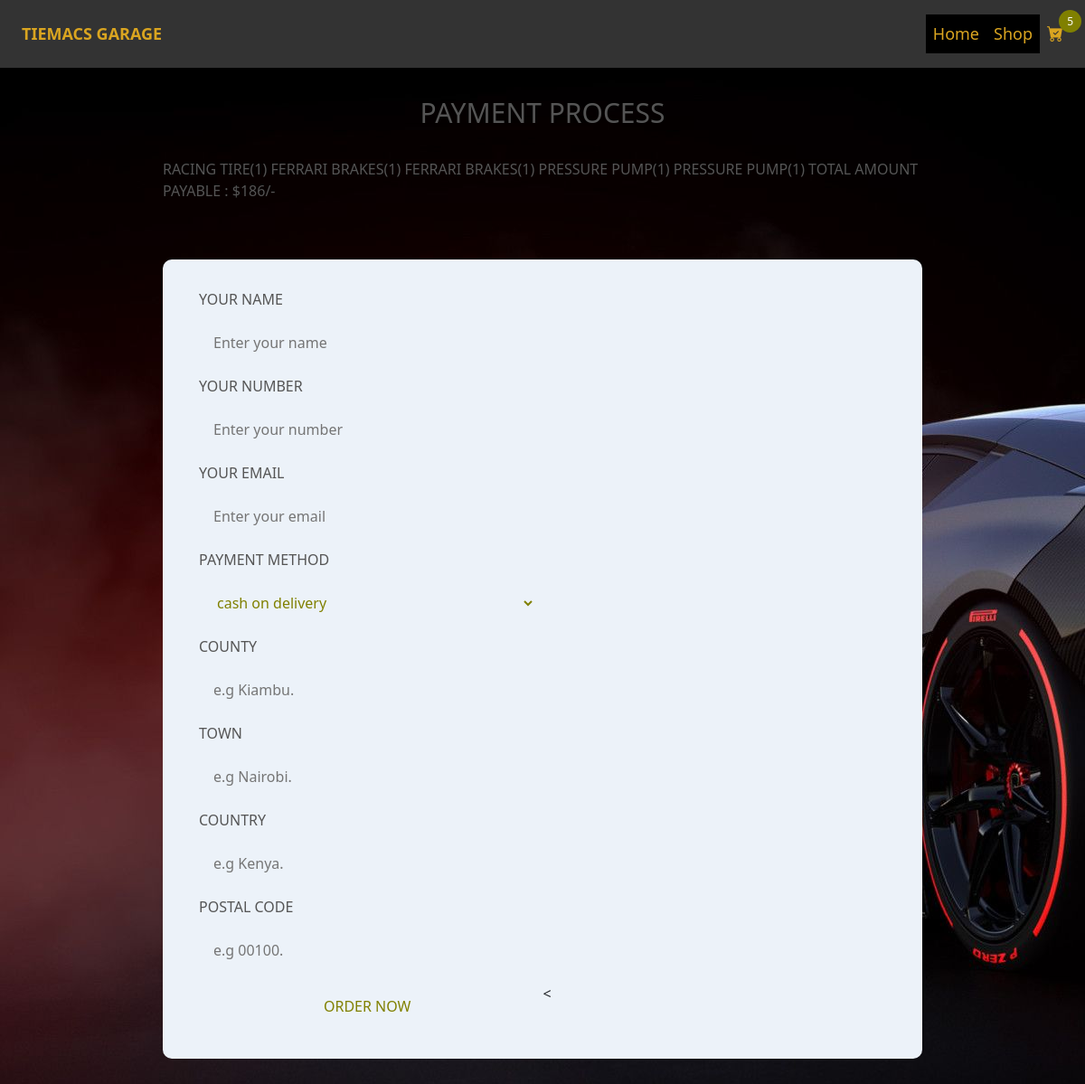
The page /checkout.php on the database its author committed.
### tables this page shows
CREATE TABLE `cart` (
  `id` int(255) NOT NULL,
  `name` varchar(255) NOT NULL,
  `price` varchar(255) NOT NULL,
  `image` varchar(255) NOT NULL,
  `quantity` varchar(255) NOT NULL
);

### checkout.php (the view, shortened to what this page needs)
<?php
include 'connection.php';
?>
<!Doctype html>
<html lang="en">
  <head>
    <link rel="stylesheet" type="text/css" href="https://cdn.jsdelivr.net/npm/bootstrap@5.2.3/dist/css/bootstrap.min.css">
    <link rel="stylesheet" type="text/css" href="styles.css">
  </head>
  <body>
    <?php include 'header.php' ?>
    <div class="checkout-form">
        <h1>payment process</h1>
        <div class="display-oeder">
            <?php
            $select_cart=mysqli_query($conn, "SELECT * FROM cart");
            $total=0;
            $grand_total=0;
            if (mysqli_num_rows($select_cart)>0) {
                while($fetch_cart=mysqli_fetch_assoc($select_cart)) {
                    $total_price = $fetch_cart['price']* $fetch_cart['quantity'];
                    $grand_total = $total += $total_price;
            ?>
            <span><?= $fetch_cart['name']; ?>(<?= $fetch_cart['quantity']; ?>)</span>
            <?php
                   }
            }
            ?>
            <span class="grand-total">Total amount payable : $<?= $grand_total; ?>/-</span>
        </div>
        <form method="POST">
            <div class="input-field">
                <span>your name</span>
                <input type="text" name="name" placeholder="Enter your name" required>
            </div>
            <div class="input-field">
                <span>your number</span>
                <input type="number" name="number" placeholder="Enter your number" required>
            </div>
            <div class="input-field">
                <span>your email</span>
                <input type="email" name="email" placeholder="Enter your email" required>
            </div>
            <div class="input-field">
                <span>payment method</span>
                <select name="payment-method">
                    <option value="cash on delivery">cash on delivery</option>
                </select>
            </div>
            <div class="input-field">
                <span>County</span>
                <input type="text" name="address" placeholder="e.g Kiambu." required>
            </div>
            <div class="input-field">
                <span>town</span>
                <input type="text" name="town" placeholder="e.g Nairobi." required>
            </div>
            <div class="input-field">
                <span>country</span>
                <input type="text" name="country" placeholder="e.g Kenya." required>
            </div>
            <div class="input-field">
                <span>postal code</span>
                <input type="text" name="pin" placeholder="e.g 00100." required>
            </div>
            <div class="input-field">
                <input type="submit" name="order_btn" value="order now" class="btn">
            </div><
    </div>
  </body>
</html>

### styles.css (style rules this page uses)
* { margin: 0; padding: 0; box-sizing: border-box; }
:root { --bg-color: #ecf2f9; --outer-shadow: 3px 3px 3px #fff, -3px -3px -3px #ceced1; --inner-shadow: inset 3px 3px 3px #fff, inset -3px -3px -3px #ceced1; --color: grey; }
body { background-image: url(Images/Background.jpg); background-repeat: no-repeat; background-color: #000; }
input, select { width: 100%; box-shadow: var(--outer-shadow); background-color: transparent; border-radius: 5px; border: none; padding: 1rem; margin: .5rem 0; outline: none; color: olive; }
.btn, .option-btn, .delete-btn { cursor: pointer; text-transform: uppercase; box-shadow: var(--outer-shadow); color: olive; border: none; outline: none; background-color: transparent; cursor: pointer; }
h1 { font-size: 30px; text-align: center; margin: 2rem auto; text-transform: uppercase; color: #555; }
.checkout-form { width: 70vw; margin: 0 auto; }
.checkout-form form { width: 100%; box-shadow: var(--outer-shadow); background-color: var(--bg-color); margin-top: 4rem; margin-bottom: 2rem; padding: 2rem; border-radius: 10px; display: flex; flex-wrap: wrap; }
.checkout-form form .input-field { width: 48%; margin: 0 .5rem; }
.checkout-form span { text-transform: uppercase; color: #555; }

### rows shown on the page
cart: name "RACING TIRE", quantity "1"
cart: name "FERRARI BRAKES", quantity "1"
cart: name "FERRARI BRAKES", quantity "1"
cart: name "PRESSURE PUMP", quantity "1"
cart: name "PRESSURE PUMP", quantity "1"

### other values the page prints
$row_count "5"
$grand_total "186"
